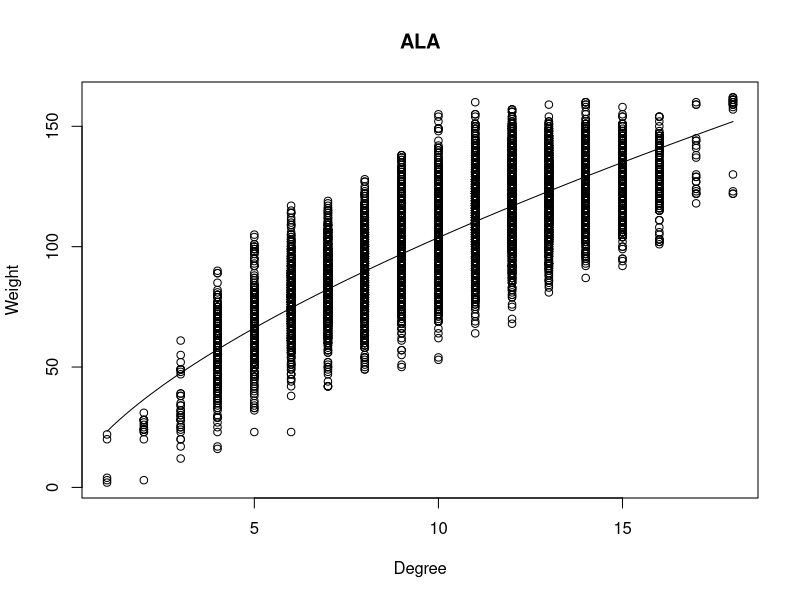
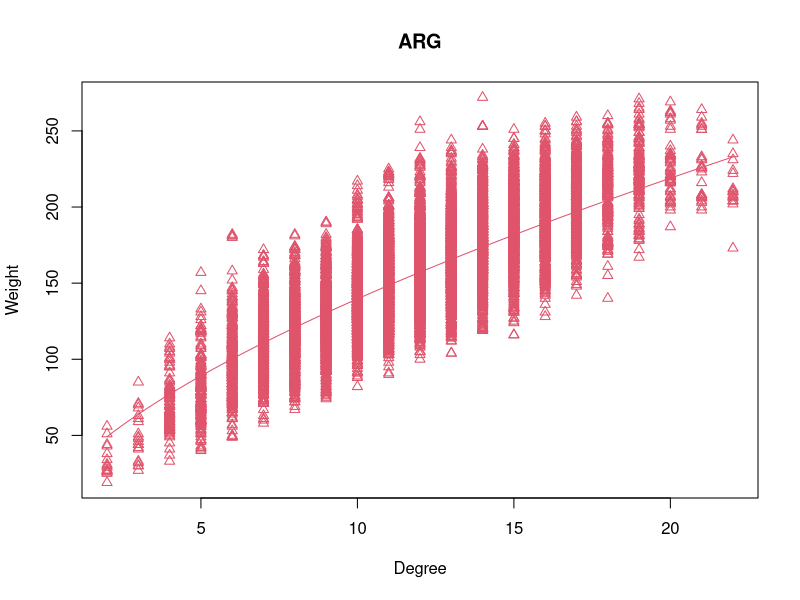
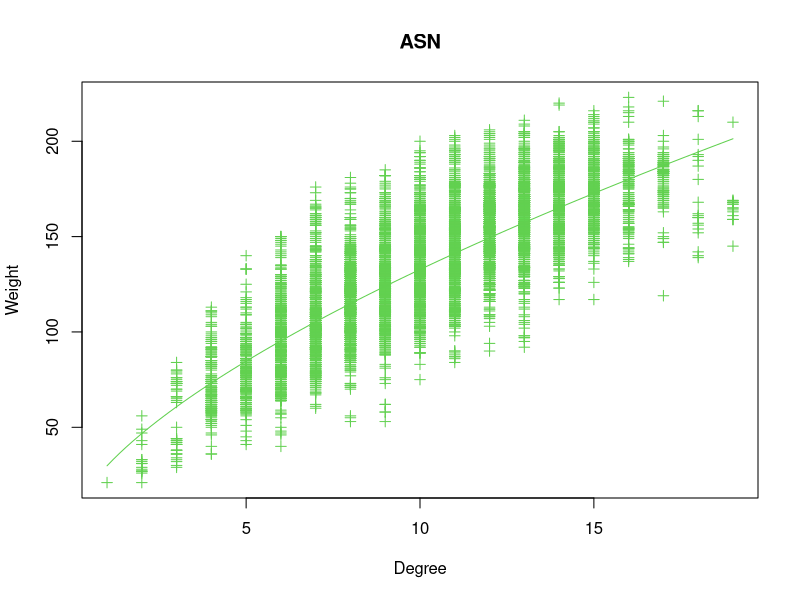
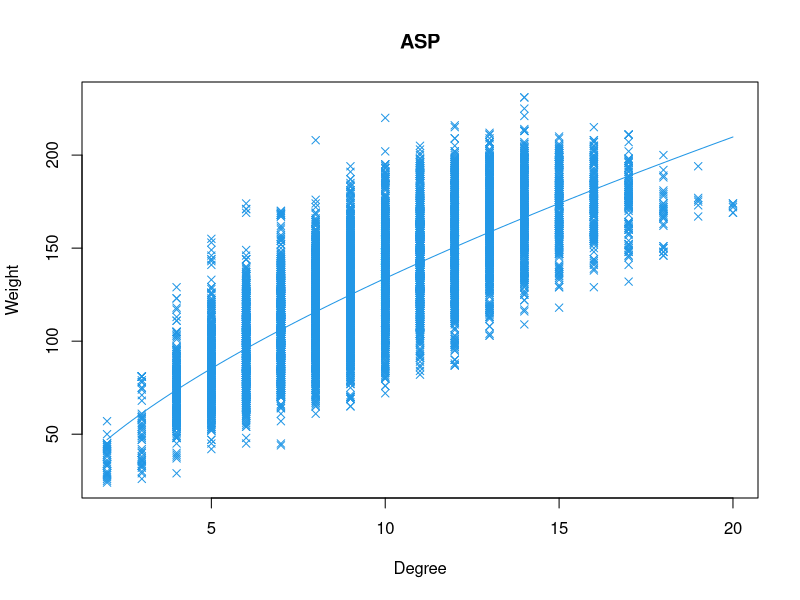
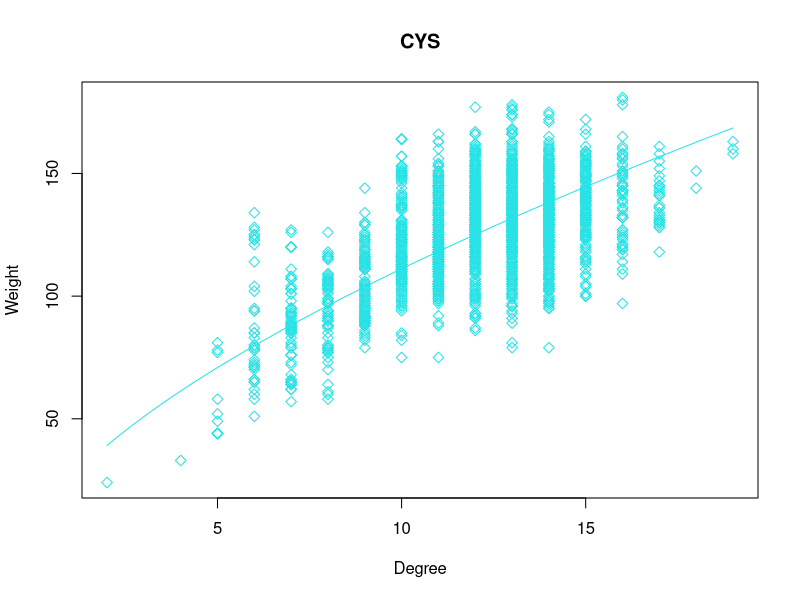
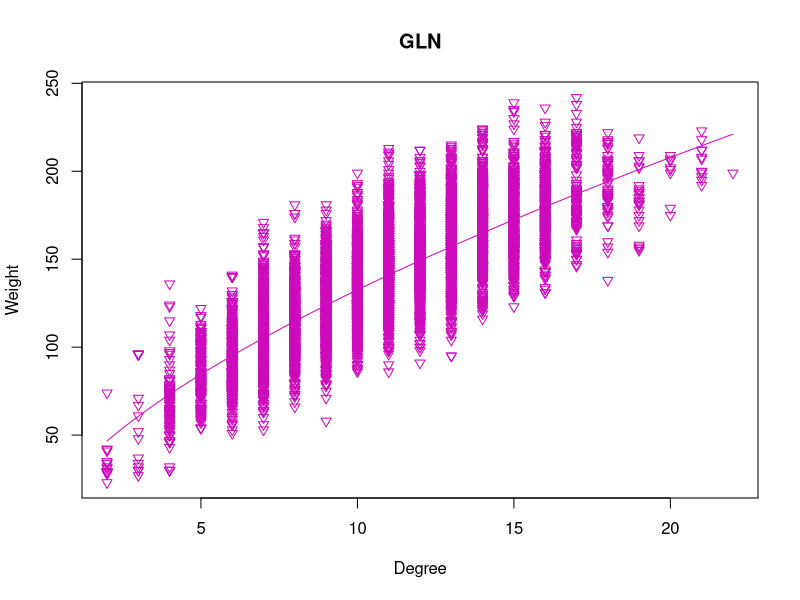
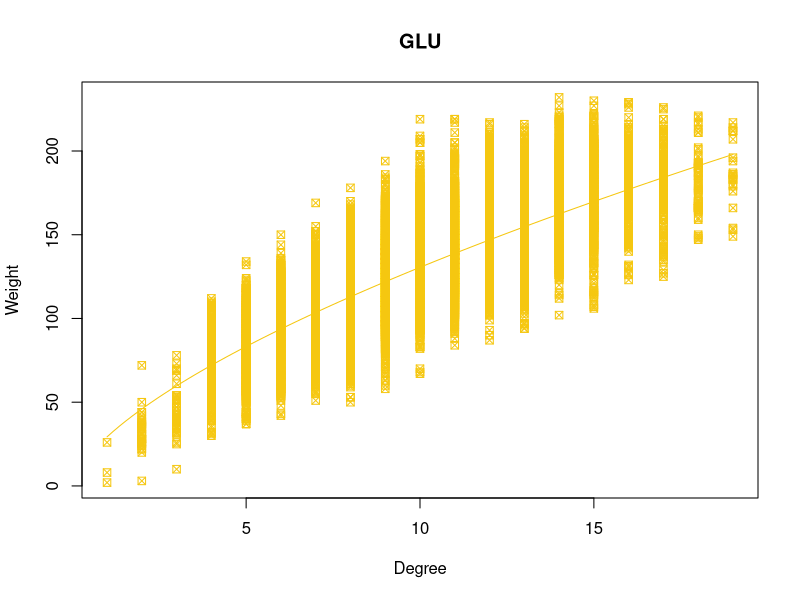
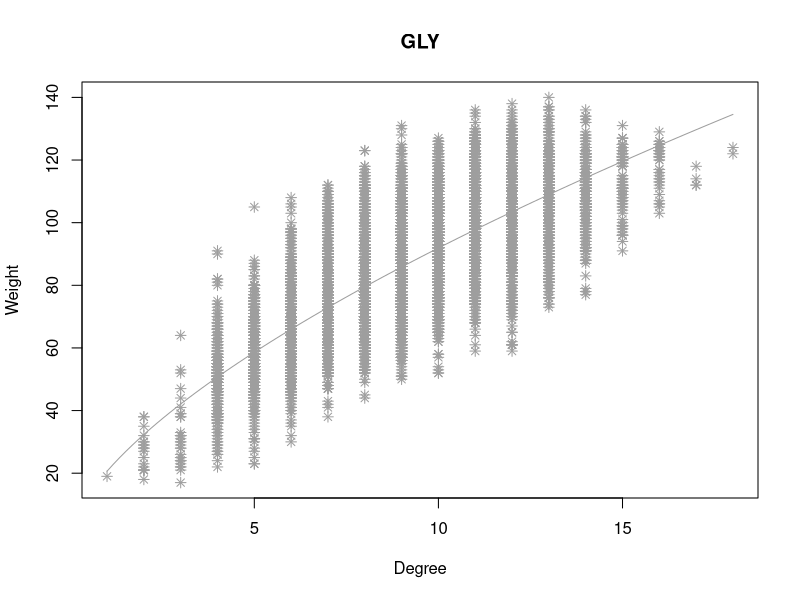

The R source for these figures, in order:
library(car)
weights <- read.csv("weights.csv")

weights$Type <- factor(weights$Type)
names <- levels(weights$Type)
codes <- c("A","R","N","D","C","Q","E","G","H","I","L","K","M","F","P","S","T","W","Y","V")

#log-log model
logmodel <- lm(log(Weight) ~ log(Degree) + Type, data = weights)

i <- 1
pdf(paste("weights_",names[i],".pdf",sep=""))
plot(Weight ~ Degree, pch = as.numeric(Type), col = as.numeric(Type), data = weights[as.numeric(weights$Type) == i,], main=names[i])
curve(exp(logmodel$coef[1]) * x ** (logmodel$coef[2]), col=i, add=T)
dev.off()

for (i in 2:20) {
	pdf(paste("weights_",names[i],".pdf",sep=""))
	plot(Weight ~ Degree, pch = as.numeric(Type), col = as.numeric(Type), data = weights[as.numeric(weights$Type) == i,], main=names[i])
	curve(exp(logmodel$coef[1]+logmodel$coef[i+1]) * x ** (logmodel$coef[2]), col=i, add=T)
	dev.off()
}
